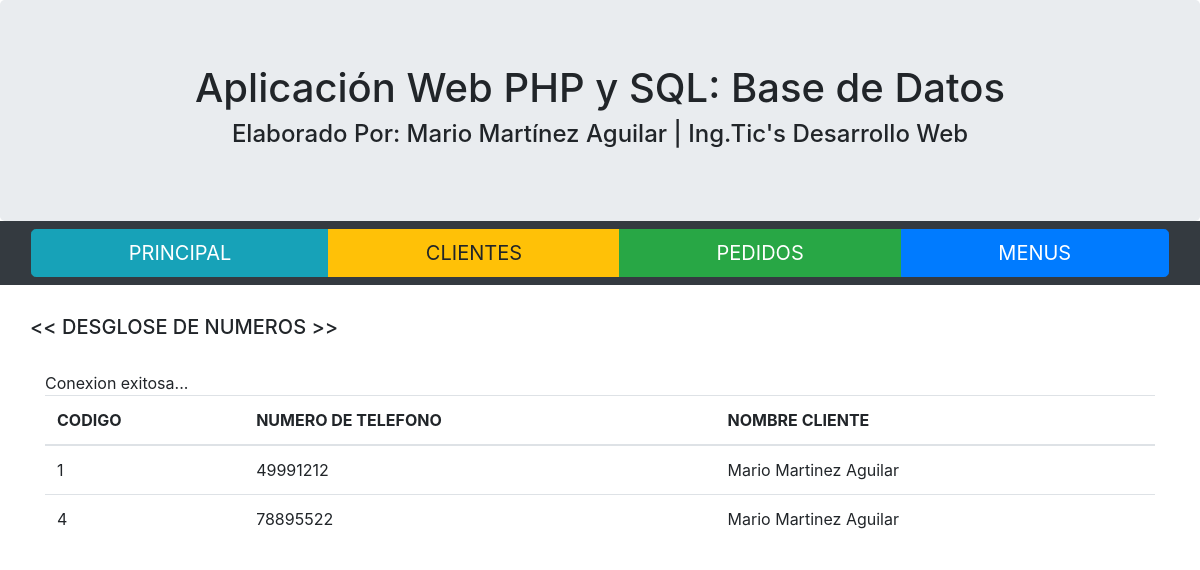
Screenshot of /vertelefonos.php?no=1 with the database file from the repository.
### tables this page shows
CREATE TABLE `telefono` (
  `idtelefono` int(11) NOT NULL,
  `numero` varchar(45) NOT NULL,
  `Cliente_idCliente` int(11) NOT NULL
);

CREATE TABLE `cliente` (
  `idCliente` int(11) NOT NULL,
  `Nombre` varchar(200) NOT NULL,
  `NIT` varchar(45) NOT NULL
);

### vertelefonos.php (the view, shortened to what this page needs)
<!DOCTYPE html>
<html lang="en">
<head>
  <link rel="stylesheet" href="https://maxcdn.bootstrapcdn.com/bootstrap/4.5.0/css/bootstrap.min.css">
</head>
<body>
<div class="jumbotron text-center" style="margin-bottom:0">
  <h1>Aplicación Web PHP y SQL: Base de Datos</h1>
  <h4>Elaborado Por: Mario Martínez Aguilar | Ing.Tic's Desarrollo Web</h4>
</div>
<nav class="navbar navbar-expand-sm bg-dark navbar-dark">
	<div class="btn-group btn-group-lg align-items-center col-12">
	  <a href="index.php" class="btn btn-info btn-lg" role="button">PRINCIPAL</a>
	  <a href="clientes.php" class="btn btn-warning btn-lg" role="button">CLIENTES</a>
	  <a href="pedidos.php" class="btn btn-success btn-lg" role="button">PEDIDOS</a>
	  <a href="menus.php" class="btn btn-primary btn-lg" role="button">MENUS</a>
	</div>
</nav>
<div class="container" style="margin-top:30px">
  <div class="row">
  <h5> << DESGLOSE DE NUMEROS >></h5>
    <div class="col-sm-12">
		<br/>
		<table class="table">
		  <thead>
			<tr>
			  <th scope="col">CODIGO</th>
			  <th scope="col">NUMERO DE TELEFONO</th>
			  <th scope="col">NOMBRE CLIENTE</th>
			</tr>
		</thead>
		<tbody >
		<?php
        require('conexion.php');
        $id = $_GET['no'];
        $sentencia = "SELECT telefono.idtelefono AS telefono_id, telefono.numero AS telefono_numero,
          cliente.nombre AS cliente_nombre
          FROM telefono
          INNER JOIN cliente ON Cliente_idCliente = idCliente
          WHERE Cliente_idCliente = '".$id."' ";
        $consulta = mysqli_query($conexion, $sentencia);
        while ($valor = mysqli_fetch_assoc($consulta)){
          echo "<tr>";
                echo "<td>"; echo $valor['telefono_id']; echo "</td>";
                echo "<td>"; echo $valor['telefono_numero']; echo "</td>";
                echo "<td>"; echo $valor['cliente_nombre']; echo "</td>";
          echo "</tr>";
        }
		?>
    </div>
  </div>
</div>
</body>
</html>

### rows the page displays
telefono: idtelefono "1", numero "49991212", Cliente_idCliente.Nombre "Mario Martinez Aguilar"
telefono: idtelefono "4", numero "78895522", Cliente_idCliente.Nombre "Mario Martinez Aguilar"
